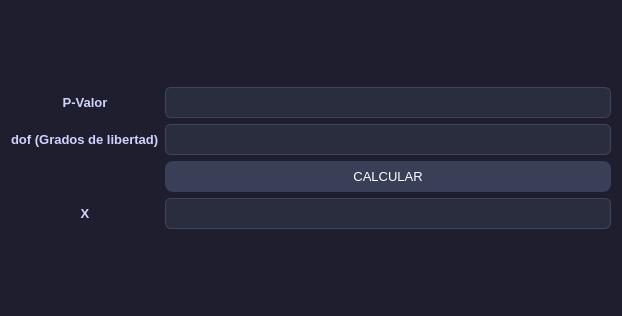
<?xml version="1.0" encoding="UTF-8"?>
<ui version="4.0">
 <class>Dialog</class>
 <widget class="QDialog" name="Dialog">
  <property name="geometry">
   <rect>
    <x>0</x>
    <y>0</y>
    <width>622</width>
    <height>316</height>
   </rect>
  </property>
  <property name="windowTitle">
   <string>Dialog</string>
  </property>
  <property name="styleSheet">
   <string notr="true">/* Fondo general */
QWidget {
    background-color: #1e1e2f;
    color: #eaeaf0;
    font-family: 'Segoe UI', 'Roboto', sans-serif;
    font-size: 10pt;
}

/* Botones */
QPushButton {
    background-color: #3a3f58;
    border-radius: 8px;
    padding: 8px 16px;
    color: white;
}

QPushButton:hover {
    background-color: #50577a;
}

QPushButton:pressed {
    background-color: #2c2f45;
}

/* Inputs */
QLineEdit, QTextEdit {
    background-color: #2a2d3e;
    border: 1px solid #3f445e;
    border-radius: 6px;
    padding: 6px;
}

/* Labels */
QLabel {
    color: #cfd3ff;
    font-weight: 500;
}

/* ComboBox */
QComboBox {
    background-color: #2a2d3e;
    border-radius: 6px;
    padding: 5px;
}

/* Barra de menú */
QMenuBar {
    background-color: #2a2d3e;
}

QMenuBar::item:selected {
    background-color: #3f445e;
}

/* Tabs */
QTabWidget::pane {
    border: 1px solid #3f445e;
}

QTabBar::tab {
    background: #2a2d3e;
    padding: 8px;
}

QTabBar::tab:selected {
    background: #3f445e;
}</string>
  </property>
  <layout class="QVBoxLayout" name="verticalLayout">
   <item>
    <layout class="QGridLayout" name="gridLayout">
     <item row="0" column="0">
      <widget class="QLabel" name="label">
       <property name="text">
        <string>P-Valor</string>
       </property>
       <property name="alignment">
        <set>Qt::AlignCenter</set>
       </property>
      </widget>
     </item>
     <item row="0" column="1">
      <widget class="QLineEdit" name="pvalor"/>
     </item>
     <item row="1" column="0">
      <widget class="QLabel" name="label_2">
       <property name="text">
        <string>dof (Grados de libertad)</string>
       </property>
      </widget>
     </item>
     <item row="2" column="1">
      <widget class="QPushButton" name="pushButtonCalcular">
       <property name="text">
        <string>CALCULAR</string>
       </property>
      </widget>
     </item>
     <item row="3" column="1">
      <widget class="QLineEdit" name="resultadoX"/>
     </item>
     <item row="3" column="0">
      <widget class="QLabel" name="label_3">
       <property name="text">
        <string>X</string>
       </property>
       <property name="alignment">
        <set>Qt::AlignCenter</set>
       </property>
      </widget>
     </item>
     <item row="1" column="1">
      <widget class="QLineEdit" name="dof"/>
     </item>
    </layout>
   </item>
  </layout>
 </widget>
 <resources/>
 <connections/>
</ui>
